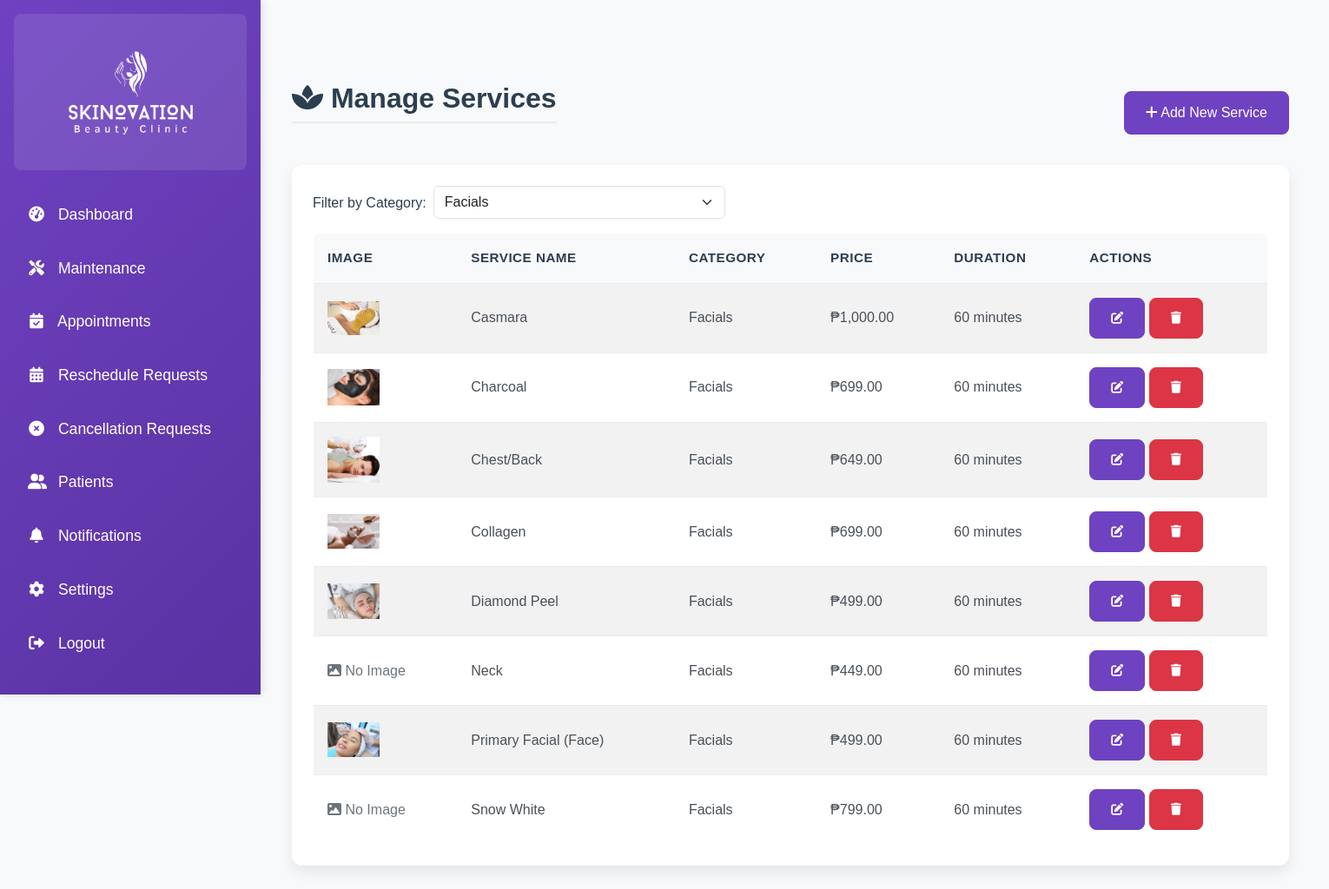
Before: /admin/manage_services.php?category_id=1 (signed in) with the older database file.
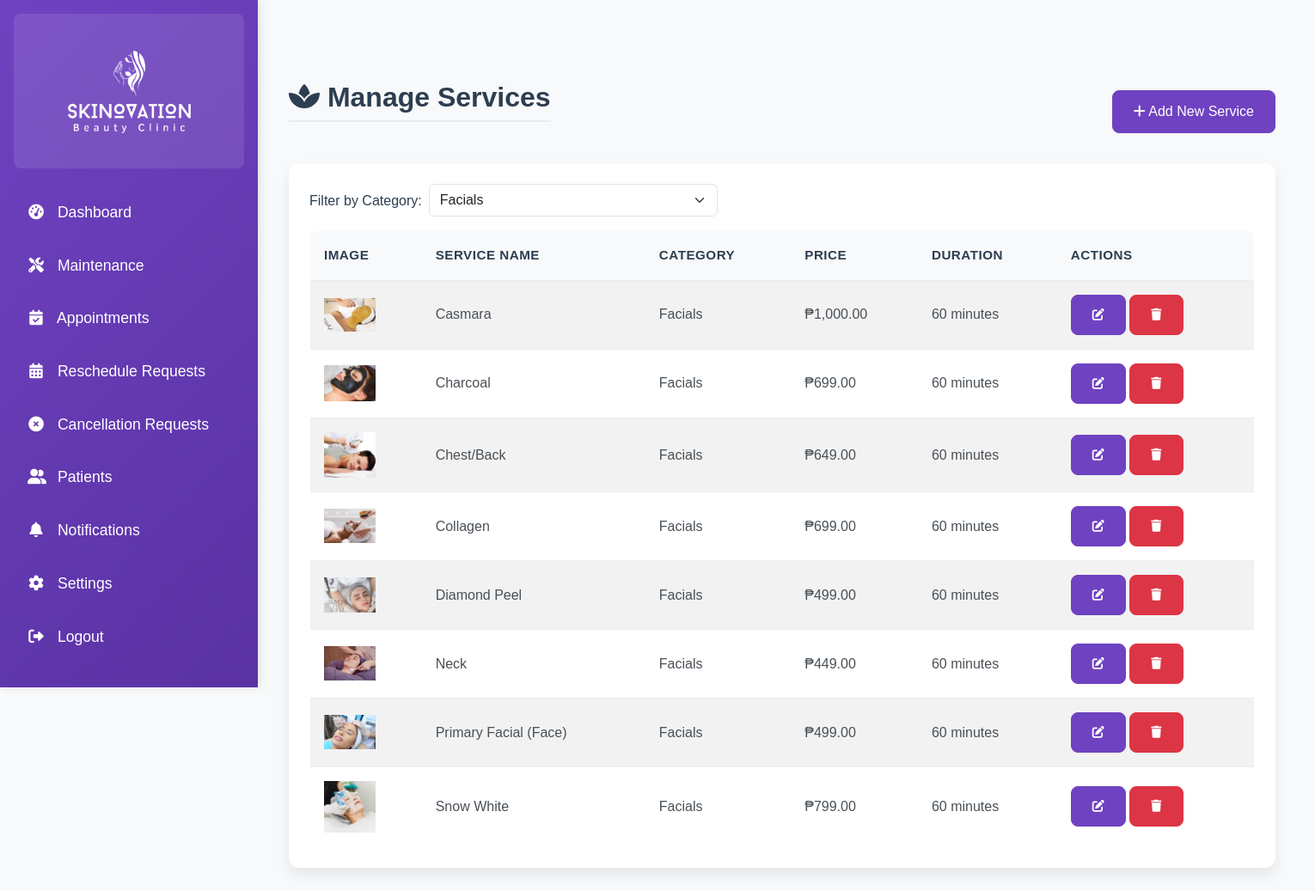
After: the same page with the newer database file.
### tables this page shows
CREATE TABLE `services` (
  `service_id` int NOT NULL,
  `service_name` varchar(100) NOT NULL,
  `description` text,
  `price` decimal(10,2) DEFAULT NULL,
  `duration` int NOT NULL COMMENT 'Duration in minutes',
  `category_id` int NOT NULL,
  `created_at` datetime DEFAULT CURRENT_TIMESTAMP,
  `updated_at` datetime DEFAULT CURRENT_TIMESTAMP ON UPDATE CURRENT_TIMESTAMP,
  `image` varchar(255) DEFAULT NULL
);

CREATE TABLE `service_categories` (
  `category_id` int NOT NULL,
  `name` varchar(255) NOT NULL
);

### config.php (called while the page is built, shortened)
<?php
if (defined('CONFIG_INCLUDED')) {
    return;
}
if (!function_exists('clean')) {
    function clean($string) {
        return htmlspecialchars($string, ENT_QUOTES, 'UTF-8');
    }
}

### admin/manage_services.php (the view, shortened to what this page needs)
<?php
include '../config.php';
$category_filter = isset($_GET['category_id']) && $_GET['category_id'] !== '' ? (int)$_GET['category_id'] : null;
if ($category_filter) {
    $stmt = $conn->prepare("
        SELECT s.*, c.name as category_name
        FROM services s
        LEFT JOIN service_categories c ON s.category_id = c.category_id
        WHERE s.category_id = ?
        ORDER BY s.service_name");
    $stmt->execute([$category_filter]);
    $services = $stmt->fetchAll(PDO::FETCH_ASSOC);
}
$stmt = $conn->query("SELECT * FROM service_categories ORDER BY name");
$categories = $stmt->fetchAll(PDO::FETCH_ASSOC);
?>
<!DOCTYPE html>
<html lang="en">
<head>
    <link href="https://cdn.jsdelivr.net/npm/bootstrap@5.3.0/dist/css/bootstrap.min.css" rel="stylesheet">
    <link href="https://cdnjs.cloudflare.com/ajax/libs/font-awesome/6.0.0-beta3/css/all.min.css" rel="stylesheet">
    <link href="../assets/css/admin.css" rel="stylesheet">
    <link href="../assets/css/style.css" rel="stylesheet">
</head>
<body>
<div class="d-flex">
    <?php include 'admin_sidebar.php'; ?>
    <div class="content p-4">
        <div class="container-fluid">
            <div class="d-flex justify-content-between align-items-center mb-4">
                <h1><i class="fas fa-spa"></i> Manage Services</h1>
                <button type="button" class="btn btn-primary" data-bs-toggle="modal" data-bs-target="#addServiceModal">
                    <i class="fas fa-plus"></i> Add New Service
                </button>
            </div>
            <div class="card">
                <div class="card-body">
                    <form method="GET" class="mb-3 d-flex align-items-center gap-2">
                        <label for="categoryFilter" class="form-label mb-0">Filter by Category:</label>
                        <select class="form-select w-auto" id="categoryFilter" name="category_id" onchange="this.form.submit()">
                            <?php foreach ($categories as $category): ?>
                                <option value="<?php echo $category['category_id']; ?>" <?php if (isset($_GET['category_id']) && $_GET['category_id'] == $category['category_id']) echo 'selected'; ?>>
                                    <?php echo htmlspecialchars($category['name']); ?>
                                </option>
                            <?php endforeach; ?>
                        </select>
                    </form>
                    <div class="table-responsive" style="min-width: 1100px;">
                        <table class="table table-striped" style="min-width: 1000px;">
                            <thead>
                                <tr>
                                    <th>Image</th>
                                    <th>Service Name</th>
                                    <th>Category</th>
                                    <th>Price</th>
                                    <th>Duration</th>
                                    <th>Actions</th>
                                </tr>
                            </thead>
                            <tbody>
                                <?php foreach ($services as $service): ?>
                                <tr>
                                    <td>
                                        <?php if (!empty($service['image'])): ?>
                                            <img src="../<?php echo htmlspecialchars($service['image']); ?>" alt="Service Image" style="max-width:60px;max-height:60px;object-fit:cover;">
                                        <?php else: ?>
                                            <span class="text-muted"><i class="fas fa-image"></i> No Image</span>
                                        <?php endif; ?>
                                    </td>
                                    <td><?php echo clean($service['service_name']); ?></td>
                                    <td><?php echo clean($service['category_name']); ?></td>
                                    <td>₱<?php echo number_format($service['price'], 2); ?></td>
                                    <td><?php echo $service['duration']; ?> minutes</td>
                                    <td>
                                        <button type="button" class="btn btn-sm btn-primary"
                                                onclick="editService(<?php echo htmlspecialchars(json_encode($service)); ?>)">
                                            <i class="fas fa-edit"></i>
                                        </button>
                                        <button type="button" class="btn btn-sm btn-danger"
                                                onclick="deleteService(<?php echo $service['service_id']; ?>)">
                                            <i class="fas fa-trash"></i>
                                        </button>
                                    </td>
                                </tr>
                                <?php endforeach; ?>
                            </tbody>
                        </table>
                    </div>
                </div>
            </div>
        </div>
    </div>
</div>
</body>
</html>

### admin/admin_sidebar.php (shortened to what this page needs)
<?php
include '../config.php';
?>
<button class="sidebar-toggler" onclick="toggleSidebar()">☰</button>
<nav class="sidebar bg-dark text-white p-3">
    <div class="text-center mb-4">
        <img src="../assets/img/ISCAP1-303-Skinovation-Clinic-WHITE-Logo.png" alt="Skinovation Clinic Logo" class="img-fluid" style="max-width: 150px;">
    </div>
    <ul class="nav flex-column">
        <li class="nav-item"><a href="dashboard.php" class="nav-link text-white"><i class="fas fa-tachometer-alt"></i> Dashboard</a></li>
        <li class="nav-item"><a href="maintenance.php" class="nav-link text-white"><i class="fas fa-tools"></i> Maintenance</a></li>
        <li class="nav-item"><a href="appointments.php" class="nav-link text-white"><i class="fas fa-calendar-check"></i> Appointments</a></li>
        <li class="nav-item"><a href="manage_reschedules.php" class="nav-link text-white"><i class="fas fa-calendar-alt"></i> Reschedule Requests</a></li>
        <li class="nav-item"><a href="manage_cancellations.php" class="nav-link text-white"><i class="fas fa-times-circle"></i> Cancellation Requests</a></li>
        <li class="nav-item"><a href="patients.php" class="nav-link text-white"><i class="fas fa-user-friends"></i> Patients</a></li>
        <li class="nav-item"><a class="nav-link text-white" href="notifications.php"><i class="fas fa-bell"></i> Notifications</a></li>
        <li class="nav-item"><a href="settings.php" class="nav-link text-white"><i class="fas fa-cog"></i> Settings</a></li>
        <li class="nav-item"><a href="logout.php" class="nav-link text-white"><i class="fas fa-sign-out-alt"></i> Logout</a></li>
    </ul>
</nav>

### assets/css/admin.css (style rules this page uses)
body { font-family: 'Segoe UI', Tahoma, Geneva, Verdana, sans-serif; background-color: #f8f9fa; color: #2c3e50; line-height: 1.6; }
h1, h2, h3, h4, h5, h6 { color: #2c3e50; font-weight: 600; margin-bottom: 1.5rem; }
h1 { font-size: 2rem; border-bottom: 2px solid #e9ecef; padding-bottom: 0.5rem; }
.sidebar { width: 280px; height: 100vh; position: fixed; top: 0; left: 0; background: linear-gradient(135deg, #6f42c1 0%, #5a32a3 100%); color: #fff; padding: 1.5rem; overflow-y: auto; z-index: 1030; box-shadow: 2px 0 10px rgba(0, 0, 0, 0.1); }
.sidebar .nav-link { color: rgba(255, 255, 255, 0.9); margin-bottom: 0.5rem; display: block; text-decoration: none; font-size: 1.1rem; padding: 0.75rem 1rem; border-radius: 8px; transition: all 0.3s ease; }
.sidebar .nav-link i { margin-right: 0.75rem; width: 20px; text-align: center; }
.content { margin-left: 300px; padding: 2rem; min-height: 100vh; }
.card { border: none; border-radius: 12px; box-shadow: 0 0.5rem 1rem rgba(0, 0, 0, 0.08); margin-bottom: 2rem; background-color: #fff; transition: transform 0.2s ease; }
.card-body { padding: 1.5rem; }
.table { background-color: #fff; border: 1px solid #e9ecef; border-radius: 8px; overflow: hidden; margin-bottom: 0; }
.table th { background-color: #f8f9fa; color: #2c3e50; text-align: left; font-weight: 600; border-top: none; padding: 1rem; font-size: 0.95rem; text-transform: uppercase; letter-spacing: 0.5px; }
.table td { text-align: left; vertical-align: middle; padding: 1rem; color: #495057; border-bottom: 1px solid #e9ecef; }
.form-label { font-weight: 500; color: #2c3e50; margin-bottom: 0.5rem; }
.btn { padding: 0.75rem 1.5rem; font-weight: 500; border-radius: 8px; transition: all 0.2s ease; }
.btn-primary { background-color: #6f42c1; border-color: #6f42c1; }
.btn-danger { background-color: #dc3545; border-color: #dc3545; }

### assets/css/style.css (style rules this page uses)
:root { --primary-color: #6f42c1; --secondary-color: #bb8fce; --dark-color: #2c003e; --light-color: #f4ecf7; }
body { font-family: 'Poppins', sans-serif; color: #333; line-height: 1.6; padding-top: 70px; }
.btn-primary { background-color: var(--primary-color); border-color: var(--primary-color); }

### admin/manage_services.php (style rules this page uses)
body { background-image: url('https://cdn.vectorstock.com/i/500p/99/24/molecules-inside-bubbles-on-blue-background-water-vector-53889924.jpg'); background-size: cover; background-position: center; background-repeat: no-repeat; background-attachment: fixed; min-height: 100vh; }

### admin/admin_sidebar.php (style rules this page uses)
.sidebar { background-color: rgba(74, 20, 140, 0.95); backdrop-filter: blur(5px); min-height: 100vh; box-shadow: 2px 0 10px rgba(0, 0, 0, 0.1); width: 300px; }
.sidebar .nav-link { color: rgba(255, 255, 255, 0.9); padding: 0.8rem 1rem; transition: all 0.3s ease; }
.sidebar .nav-link i { margin-right: 10px; width: 20px; text-align: center; }
.sidebar-toggler { position: fixed; top: 15px; left: 15px; z-index: 1000; background: #6a1b9a; color: white; border: none; padding: 8px 12px; border-radius: 4px; cursor: pointer; transition: all 0.3s ease; text-shadow: 1px 1px 2px rgba(0, 0, 0, 0.2); }
.sidebar .text-center { background-color: rgba(255, 255, 255, 0.1); padding: 15px; border-radius: 8px; margin-bottom: 20px; }
.text-muted { color: #6c757d !important; }

Changed rows visible on the page:
changed services "Neck": image: picture added; no longer shows "No Image"
changed services "Snow White": image: picture added; no longer shows "No Image"
